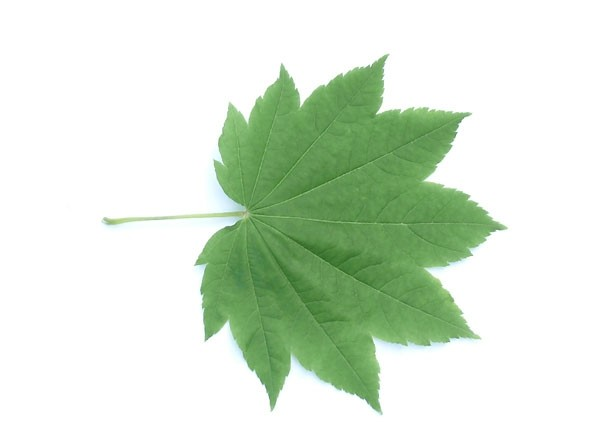
#> input picture Test_Leaves/1.jpg, 600 x 422 px, found by its file name
$ python Test_Daniela.py   (Python 2 division)   (older library calls are emulated)
#> lines starting #> are read from the running program, lines starting #| are printed output that depends on the picture
### Utils.py
from math import *
from numpy import *
import numpy as numpy
from Data import *
from glob import *
import cv2
from sys import*

#---------------------------------------Variables----------------------------------------

label_to_number = {'Populus_Nigra': 1, 'Acer_platanoides':2, 'Sorbus aucuparia': 3, 'Quercus_Rubra': 4,
					'Ginkgo_Biloba': 5, 'Acer_Capillipes' : 6,'Tilia_Tomentosa': 7, 'Fagus_Sylvatica': 8,
					'Olea_Europaea':9, 'Quercus_Shumardii':10, 'Prunus_Avium': 11, 'Ilex_Aquifolium': 12,
					'Castanea_Sativa': 13, 'Acer_Circinatum' : 14, 'Acer_Platanoids': 15, 'Acer_Palmatum': 16,
					'Liquidambar_Styraciflua': 17, 'Quercus_Vulcanica':18}

#-------------------------------------Image Processing Tools-----------------------------

# [6 lines left out: function get_cnt, not called in this run]

def get_moments(img):
	return cv2.moments(get_cnt(img))

# [64 lines left out: functions get_solidity, max_x_diff, max_y_diff, display_image, get_edge_points, not called in this run]

def get_corner_points(img, maxFeat):

	feature_params = dict( maxCorners = maxFeat, qualityLevel = 0.6, minDistance = 7, blockSize = 7 )
	corners = cv2.goodFeaturesToTrack(img, mask = None, **feature_params)
	return corners


# [13 lines left out: function get_binary_image_contours, not called in this run]


def get_image_area(image):
	nonzero = count_nonzero(image)
	return nonzero

# [51 lines left out: functions read_csv_table, read_training_table, not called in this run]


def read_image_grayscale(image_path):
#> called with image_path = '1.jpg'
	image = cv2.imread(image_path)
#> image is the input picture: shape (422, 600, 3); mean B, G, R 211.2, 229.1, 214.8
	image = cv2.cvtColor(image, cv2.COLOR_BGR2GRAY)
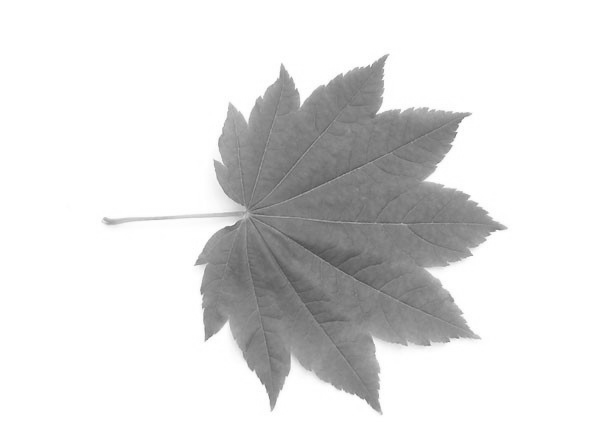
#> image: shape (422, 600); min 72, max 255, mean 222.8
	return image


# [13 lines left out: function read_all_grayscale_images, not called in this run]


### Test_Daniela.py
from Data import *
from Utils import *
from Classifiers import *
from FeatureExtractors import *


# [117 lines left out: functions testing_split_data_function, testing_SVC_classifier, testing_str_data, testing_statistics, testing_hu_moments_feature_extractor, testing_Data and 4 more, not called in this run]

def testing_classifier_hu_moments():
	D = read_all_kaggle_gray_scale_images()
	D_no_labels, D_labels = split_data_by_labels(D)

def testing_get_corner_points():
	img = read_image_grayscale("1.jpg")
	corners = get_corner_points(img, 100)
#> in get_corner_points, `corners = cv2.goodFeaturesToTrack(img, mask = None, **feature_params)`: corners = 14 rows, first 8: [470, 253], [468, 197], [207, 337], [197, 263], [451, 142], [429, 343], [488, 236], [378, 112]

# [310 lines left out: functions testing_NN_with_less_features, testing_NN_hardcoded_data, testing_SVM_hardcoded_data, calculate_accuracy, testing_split_data_by_labels, classify_with_hu_moments_NN and 7 more, not called in this run]

# [13 lines of commented-out code are left out]
testing_get_corner_points()
# [12 lines of commented-out code are left out]
